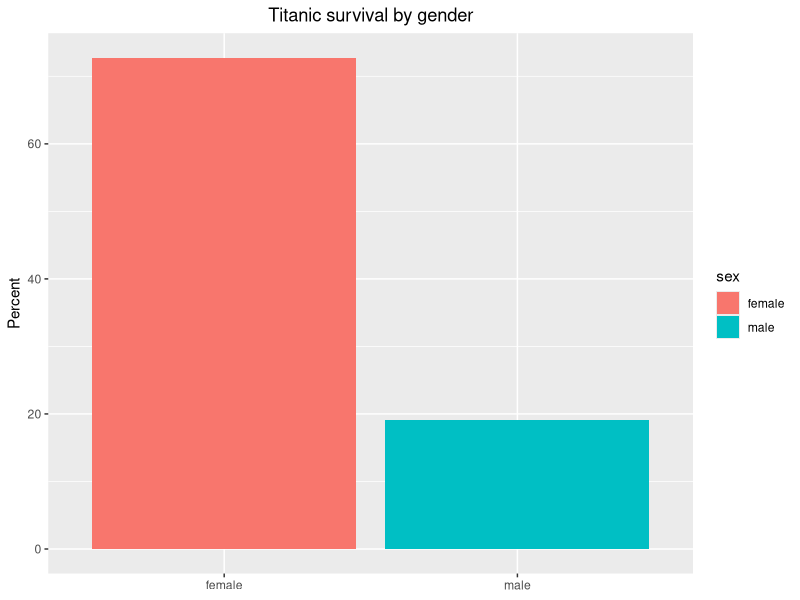
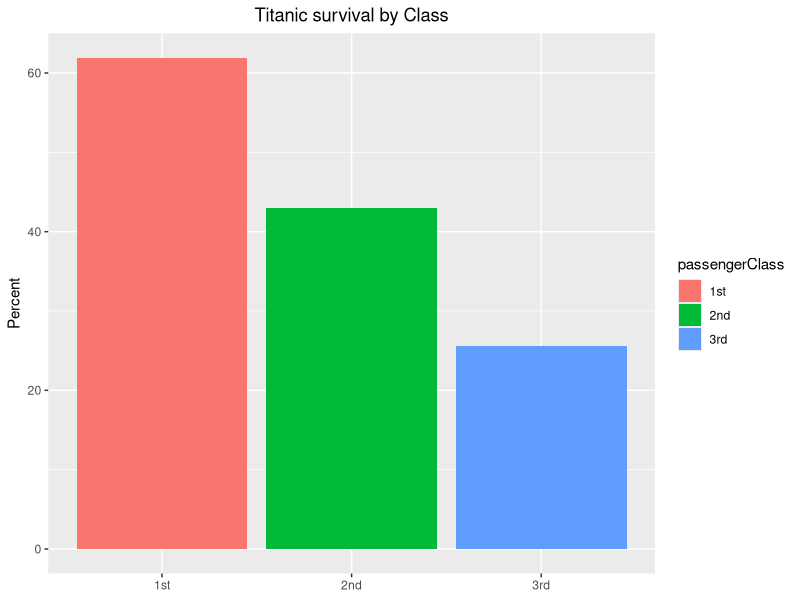

These charts were generated, in order, by the following R code:
## ---- chunk 1
#|label: load_dataset

#load required package

library(carData)
library(dplyr)
library(ggplot2)
library(tidyr)

#load dataset
data("TitanicSurvival")
## ---- chunk 2
#| label: Structure_TitanicSurvival

# look at the structure of the dataset
str(TitanicSurvival)
## ---- chunk 3
#| label: Descriptives_Titanic survival
 
#compile some summary statistics for the dataset

summary(TitanicSurvival)

Percent_sex <- TitanicSurvival|>
  group_by(sex) |> # look at percent male and female
  summarise(Percent = n() / nrow(TitanicSurvival) * 100)

knitr::kable(Percent_sex, digits = 2) 

Percent_survival <- TitanicSurvival|>
  group_by(survived) |> # look at percent who survived and died
  summarise(Percent = n() / nrow(TitanicSurvival) * 100)

knitr::kable(Percent_survival, digits = 2) 

Percent_class <- TitanicSurvival|>
  group_by(passengerClass) |> # look at percent in 1st, 2nd, 3rd class
  summarise(Percent = n() / nrow(TitanicSurvival) * 100)

knitr::kable(Percent_class, digits = 2) 
## ---- chunk 4
#| label: Survival_tables
#| fontsize: 12pt

Gender_survival <- TitanicSurvival|>
  group_by(sex)|>
  count(survived) # create a table of survival by sex


Gender_survival <- pivot_wider(Gender_survival,
names_from = survived, values_from = n)

Gender_survival <- Gender_survival |>
mutate(Frequency = yes/(yes+no)) |>
mutate(Percentage = Frequency*100) # calculate proportion and percentage
knitr::kable(Gender_survival, digits = 2) # print table neatly with knitr
## ---- chunk 5
#|label: Plots-gender

Mort_gender_plot <- Gender_survival|>
  ggplot(aes(x = sex, y = Percentage, fill = sex)) +
geom_col() + # plot a bar chart for survival by gender
labs(title = "Titanic survival by gender", y = "Percent", x = NULL) +
theme(plot.title = element_text(hjust = 0.5))

Mort_gender_plot # print the plot
## ---- chunk 6
#|fontsize: 12pt

Class_survival <- TitanicSurvival|>
  group_by(passengerClass)|>
  count(survived)


Class_survival <- pivot_wider(Class_survival,
names_from = survived, values_from = n)

Class_survival <- Class_survival |>
mutate(Frequency = yes/(yes+no)) |>
mutate(Percentage = Frequency*100) # calculate proportion and percentage
knitr::kable(Class_survival, digits = 2) # print table neatly with knitr

## ---- chunk 7
#|label: Plots-class

Mort_class_plot <- Class_survival|>
  ggplot(aes(x = passengerClass, y = Percentage, fill = passengerClass)) +
geom_col() + #plot a bar chart for survival by class
labs(title = "Titanic survival by Class", y = "Percent", x = NULL) +
theme(plot.title = element_text(hjust = 0.5))

Mort_class_plot
## ---- chunk 8
#| label: Stats

chisq.test(TitanicSurvival$sex, TitanicSurvival$survived) #stats for survival 
chisq.test(TitanicSurvival$passengerClass, TitanicSurvival$survived)

